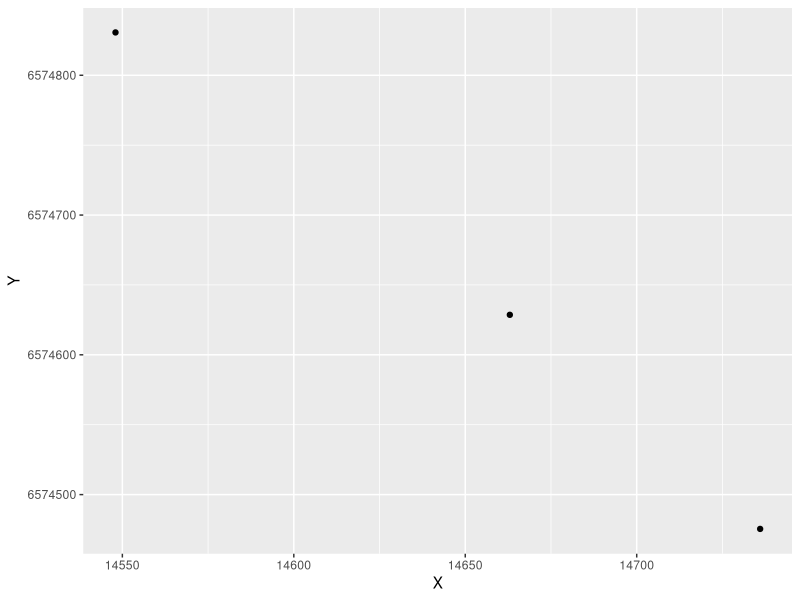
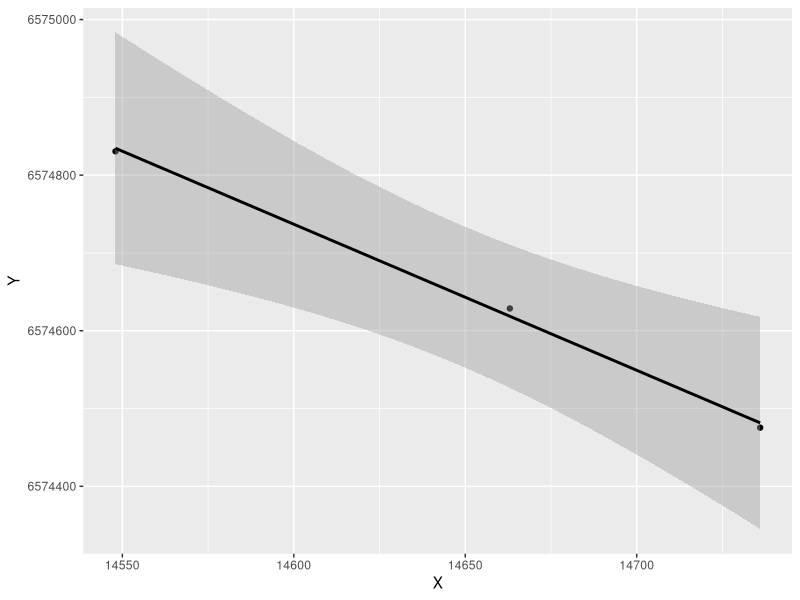

Write R code to recreate these figures, in order.
## ---- chunk 1
knitr::opts_chunk$set(echo = TRUE)
library(ggplot2)
## ---- chunk 2
library(readxl)
ageandheight <- read_excel("r0x.xlsx") #Upload the data
lmHeight = lm(Y~X, data = ageandheight) #Create the linear regression
summary(lmHeight)



## ---- chunk 3

income.graph<-ggplot(ageandheight, aes(x=X, y=Y))+
                     geom_point()
income.graph


income.graph <- income.graph + geom_smooth(method="lm", col="black")

income.graph
